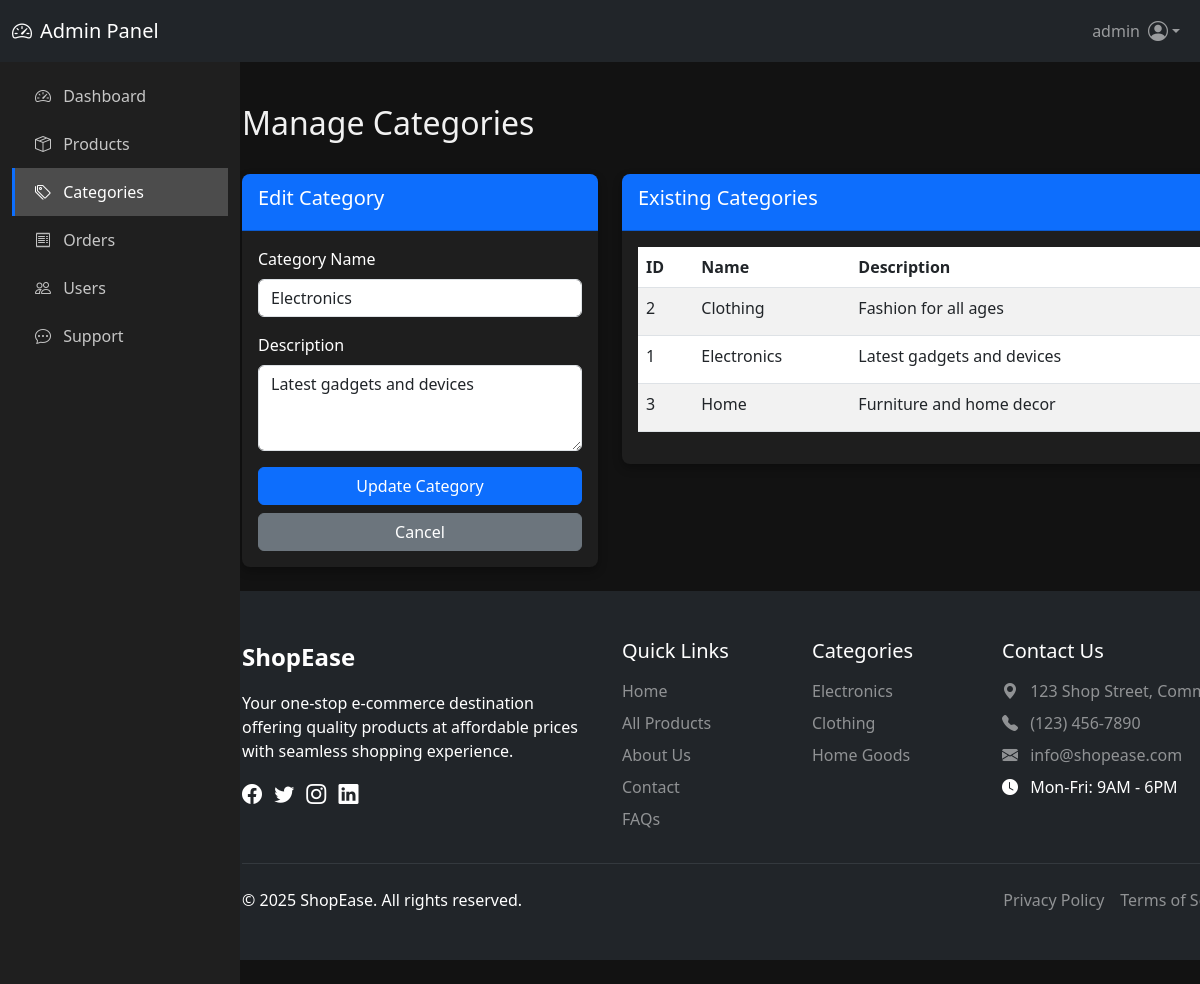
Screenshot of /admin/categories.php?edit=1 (signed in) with the database file from the repository.
### tables this page shows
CREATE TABLE categories (
    id INT AUTO_INCREMENT PRIMARY KEY,
    name VARCHAR(50) NOT NULL UNIQUE,
    description TEXT
);

### admin/categories.php (the view, shortened to what this page needs)
<?php
require_once '../includes/db.php';
$categories = $pdo->query("SELECT * FROM categories ORDER BY name ASC")->fetchAll();
require_once 'header.php';
?>
<div class="container mt-4">
    <div class="d-flex justify-content-between align-items-center mb-4">
        <h2>Manage Categories</h2>
    </div>
    <div class="row">
        <div class="col-md-4 mb-4">
            <div class="card">
                <div class="card-header">
                    <h5><?= isset($_GET['edit']) ? 'Edit' : 'Add' ?> Category</h5>
                </div>
                <div class="card-body">
                    <?php
                    $editing_category = null;
                    if (isset($_GET['edit'])) {
                        $edit_id = intval($_GET['edit']);
                        $stmt = $pdo->prepare("SELECT * FROM categories WHERE id = ?");
                        $stmt->execute([$edit_id]);
                        $editing_category = $stmt->fetch();
                    }
                    ?>
                    <form method="post">
                        <div class="mb-3">
                            <label for="name" class="form-label">Category Name</label>
                            <input type="text" class="form-control" id="name" name="name"
                                   value="<?= $editing_category ? htmlspecialchars($editing_category['name']) : '' ?>"
                                   required>
                        </div>
                        <div class="mb-3">
                            <label for="description" class="form-label">Description</label>
                            <textarea class="form-control" id="description" name="description"
                                      rows="3"><?= $editing_category ? htmlspecialchars($editing_category['description']) : '' ?></textarea>
                        </div>
                        <button type="submit" name="<?= $editing_category ? 'update_category' : 'add_category' ?>"
                                class="btn btn-primary w-100">
                            <?= $editing_category ? 'Update' : 'Add' ?> Category
                        </button>
                        <?php if ($editing_category): ?>
                            <a href="categories.php" class="btn btn-secondary w-100 mt-2">Cancel</a>
                        <?php endif; ?>
                    </form>
                </div>
            </div>
        </div>
        <div class="col-md-8">
            <div class="card">
                <div class="card-header">
                    <h5>Existing Categories</h5>
                </div>
                <div class="card-body">
                    <?php if (empty($categories)): ?>
                        <div class="alert alert-info">No categories found.</div>
                    <?php else: ?>
                        <div class="table-responsive">
                            <table class="table table-striped">
                                <thead>
                                    <tr>
                                        <th>ID</th>
                                        <th>Name</th>
                                        <th>Description</th>
                                    </tr>
                                </thead>
                                <tbody>
                                    <?php foreach ($categories as $category): ?>
                                        <tr>
                                            <td><?= $category['id'] ?></td>
                                            <td><?= htmlspecialchars($category['name']) ?></td>
                                            <td><?= htmlspecialchars($category['description']) ?></td>
                                        </tr>
                                    <?php endforeach; ?>
                                </tbody>
                            </table>
                        </div>
                    <?php endif; ?>
                </div>
            </div>
        </div>
    </div>
</div>
<?php require_once '../includes/footer.php'; ?>

### assets/css/admin.css (style rules this page uses)
html, body { height: 100%; margin: 0; padding: 0; overflow-x: hidden; background-color: #121212; color: #f1f1f1; font-family: 'Segoe UI', Tahoma, Geneva, Verdana, sans-serif; }
.admin-body { display: flex; flex-direction: column; height: 100vh; padding-top: 56px; }
.card { flex: 1; display: flex; flex-direction: column; background-color: #1e1e1e; color: #fff; border: none; border-radius: 8px; overflow: hidden; box-shadow: 0 4px 10px rgba(0,0,0,0.3); }
.card-header { background-color: #0d6efd; color: white; padding: 0.75rem 1rem; font-weight: 500; display: flex; justify-content: space-between; align-items: center; }

### rows the page displays
categories: name "Electronics", description "Latest gadgets and devices", id "1"
categories: id "2", name "Clothing", description "Fashion for all ages"
categories: id "3", name "Home", description "Furniture and home decor"

### other values shown
$_SESSION['username'] "admin"
